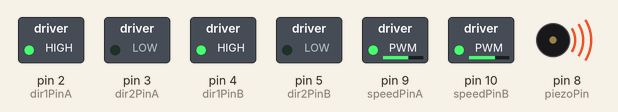
Recording of a sketch running on a simulated Arduino Uno, built with avr-gcc and run on an emulated ATmega328P. Parts: switched loads named in the sketch (green lamp = pin HIGH), buzzer (waves = sounding).

Above: at 0.1 s.
Timing chart, 0 to 1.6 s (numbered marks = the images above):
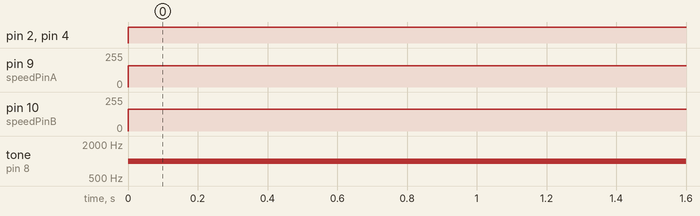

Measured:
- by itself, pin 2 (dir1PinA), pin 4 (dir1PinB): LOW → HIGH at 0.00 s
- by itself, pin 9 (speedPinA): 0/255 → 160/255 at 0.00 s
- by itself, pin 10 (speedPinB): 0/255 → 165/255 at 0.00 s
- by itself, tone on pin 8 (piezoPin): silent → 1000 Hz at 0.00 s

The sketch:

Robot.ino
```cpp
// Motor Left
int dir1PinA = 2;
int dir2PinA = 3;
int speedPinA = 9;

// Motor Right
int dir1PinB = 4;
int dir2PinB = 5;
int speedPinB = 10;

// Klakson
int piezoPin = 8;

// Led
int ledPin = 13;

// Enums
enum Direction {
  Forward = 1, Backward = 0, Stop = 2
};
enum Motor {
  Left = 1, Right = 0
};

// Globals
int pin1 = -1;
int pin2 = -1;
int speedPin = -1;

void setup() {
  // initialize serial communication @ 9600 baud:
  Serial.begin(9600);

  //Define L298N Dual H-Bridge Motor Controller Pins
  pinMode(dir1PinA, OUTPUT);
  pinMode(dir2PinA, OUTPUT);
  pinMode(speedPinA, OUTPUT);
  pinMode(dir1PinB, OUTPUT);
  pinMode(dir2PinB, OUTPUT);
  pinMode(speedPinB, OUTPUT);

  pinMode(piezoPin, OUTPUT);

}

void loop() {
  runMotor(Left, Forward, 160);
  runMotor(Right, Forward, 165);
  tone(piezoPin, 1000);


}

void runMotor(Motor m, Direction d) {
  runMotor(m, d, 255);
}

void runMotor(Motor m, Direction d, int spd, int dly) {
  runMotor(m, d, spd);
  delay(dly);
}

void runMotor(Motor m, Direction d, int spd) {
  pin1 = dir1PinA;
  pin2 = dir2PinA;
  speedPin = speedPinA;
  if (m == Right) {
    pin1 = dir1PinB;
    pin2 = dir2PinB;
    speedPin = speedPinB;
  }
  int valPin1 = HIGH;
  int valPin2 = LOW;
  if (d == Backward) {
    valPin1 = LOW;
    valPin2 = HIGH;
  }else if( d == Stop){
    valPin1 = LOW;
    valPin2 = LOW;
  }

  analogWrite(speedPin, spd);
  digitalWrite(pin1, valPin1);
  digitalWrite(pin2, valPin2);

  return;
}
```
